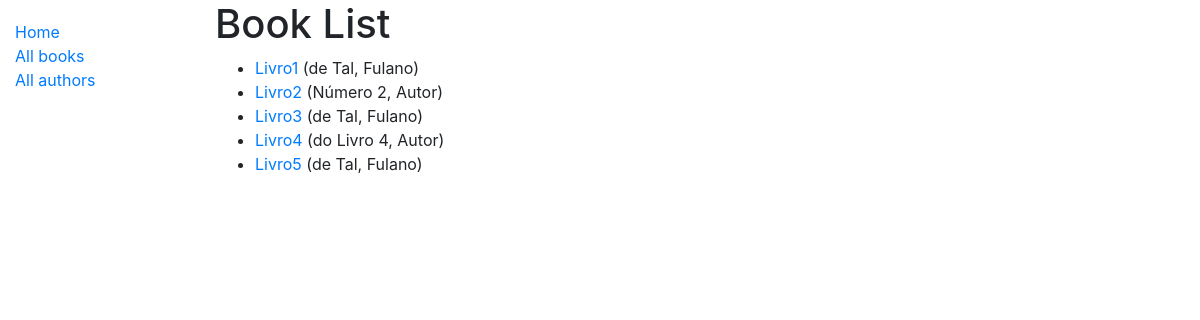
/catalog/books/, run on the app's committed database.
### catalog/models.py (models this page shows, shortened)
class Book(models.Model):
    title = models.CharField(max_length=200)
    author = models.ForeignKey('Author', on_delete=models.SET_NULL, null=True)
    summary = models.TextField(max_length=1000, help_text='Entre com uma descrição do livro')
    isbn = models.CharField(
        'ISBN',
        max_length=13,
        help_text='13 Character <a href="https://www.isbn-international.org/content/what-isbn">ISBN number</a>'
    )
    genre = models.ManyToManyField(Genre, help_text='Selecione um gênero para este livro')
    language = models.ForeignKey('Language', on_delete=models.SET_NULL, null=True)
    def get_absolute_url(self):
        return reverse('book-detail', args=[str(self.id)])
    def display_genre(self):
        """Cria uma string para o gênero. Isso é necessário para mostrar o gênero no model localizado em Admin.py"""
        return ', '.join(genre.name for genre in self.genre.all()[:3])
    display_genre.short_description = 'Genre'

class Author(models.Model):
    first_name = models.CharField(max_length=100)
    last_name = models.CharField(max_length=100)
    date_of_birth = models.DateField(null=True, blank=True)
    date_of_death = models.DateField('Died', null=True, blank=True)
    class Meta:
        ordering = ['last_name', 'first_name']
    def __str__(self):
        return f'{self.last_name}, {self.first_name}'

### catalog/views.py (the view)
# urls.py: path('books/', views.BookListView.as_view(), name='books'),
class BookListView(generic.ListView):
    model = Book
    context_object_name = 'book_list'  # <- variável de template
    queryset = Book.objects.filter(title__icontains='Livro')[:5]  # Pega 5 livros que contém no título a palavra 'Outro'
    template_name = 'books/book_list.html'  # Especifica o nome/localização do template
    paginate_by = 10

### catalog/templates/catalog/book_list.html (shortened to what this page needs)
{% extends "base.html" %}
{% block content %}
    <h1>Book List</h1>
    {% if book_list %}
    <ul>
        {% for book in book_list %}
        <li>
            <a href="{{ book.get_absolute_url }}">{{ book.title }}</a> ({{book.author}})
        </li>
        {% endfor %}
    </ul>
    {% else %}
        <p>There are no books in the library.</p>
    {% endif %}
{% endblock %}

### data on the page
Book: title "Livro1", author "de Tal, Fulano"
Book: title "Livro2", author "Número 2, Autor"
Book: title "Livro3", author "de Tal, Fulano"
Book: title "Livro4", author "do Livro 4, Autor"
Book: title "Livro5", author "de Tal, Fulano"
